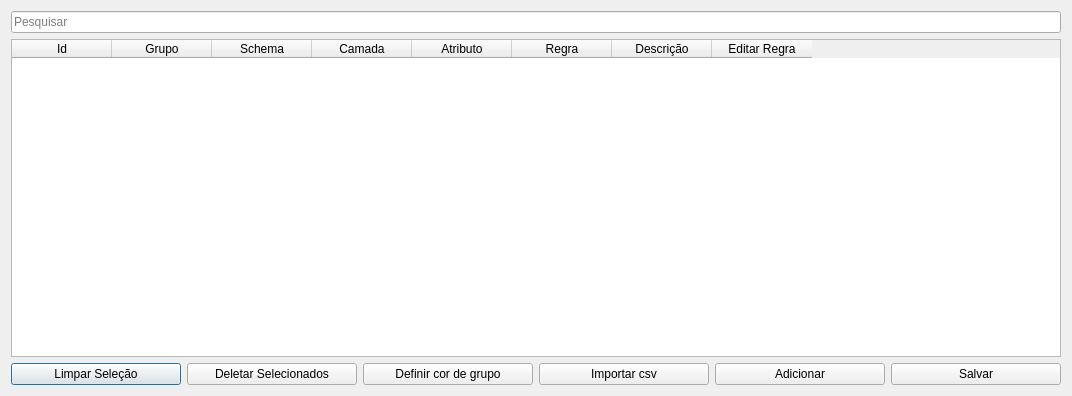
<?xml version="1.0" encoding="UTF-8"?>
<ui version="4.0">
 <class>Dialog</class>
 <widget class="QDialog" name="Dialog">
  <property name="geometry">
   <rect>
    <x>0</x>
    <y>0</y>
    <width>1072</width>
    <height>396</height>
   </rect>
  </property>
  <property name="windowTitle">
   <string>Regras</string>
  </property>
  <layout class="QGridLayout" name="gridLayout">
   <item row="0" column="0">
    <widget class="QLineEdit" name="searchLe">
     <property name="placeholderText">
      <string>Pesquisar</string>
     </property>
    </widget>
   </item>
   <item row="1" column="0">
    <widget class="QTableWidget" name="tableWidget">
     <column>
      <property name="text">
       <string>Id</string>
      </property>
     </column>
     <column>
      <property name="text">
       <string>Grupo</string>
      </property>
     </column>
     <column>
      <property name="text">
       <string>Schema</string>
      </property>
     </column>
     <column>
      <property name="text">
       <string>Camada</string>
      </property>
     </column>
     <column>
      <property name="text">
       <string>Atributo</string>
      </property>
     </column>
     <column>
      <property name="text">
       <string>Regra</string>
      </property>
     </column>
     <column>
      <property name="text">
       <string>Descrição</string>
      </property>
     </column>
     <column>
      <property name="text">
       <string>Editar Regra</string>
      </property>
     </column>
    </widget>
   </item>
   <item row="2" column="0">
    <layout class="QHBoxLayout" name="horizontalLayout">
     <item>
      <widget class="QPushButton" name="clearSelectionBtn">
       <property name="text">
        <string>Limpar Seleção</string>
       </property>
      </widget>
     </item>
     <item>
      <widget class="QPushButton" name="delBtn">
       <property name="text">
        <string>Deletar Selecionados</string>
       </property>
      </widget>
     </item>
     <item>
      <widget class="QPushButton" name="editColorBtn">
       <property name="text">
        <string>Definir cor de grupo</string>
       </property>
      </widget>
     </item>
     <item>
      <widget class="QPushButton" name="pushButton_2">
       <property name="text">
        <string>Importar csv</string>
       </property>
      </widget>
     </item>
     <item>
      <widget class="QPushButton" name="addFormBtn">
       <property name="text">
        <string>Adicionar</string>
       </property>
      </widget>
     </item>
     <item>
      <widget class="QPushButton" name="saveBtn">
       <property name="text">
        <string>Salvar</string>
       </property>
      </widget>
     </item>
    </layout>
   </item>
  </layout>
 </widget>
 <resources/>
 <connections/>
</ui>
